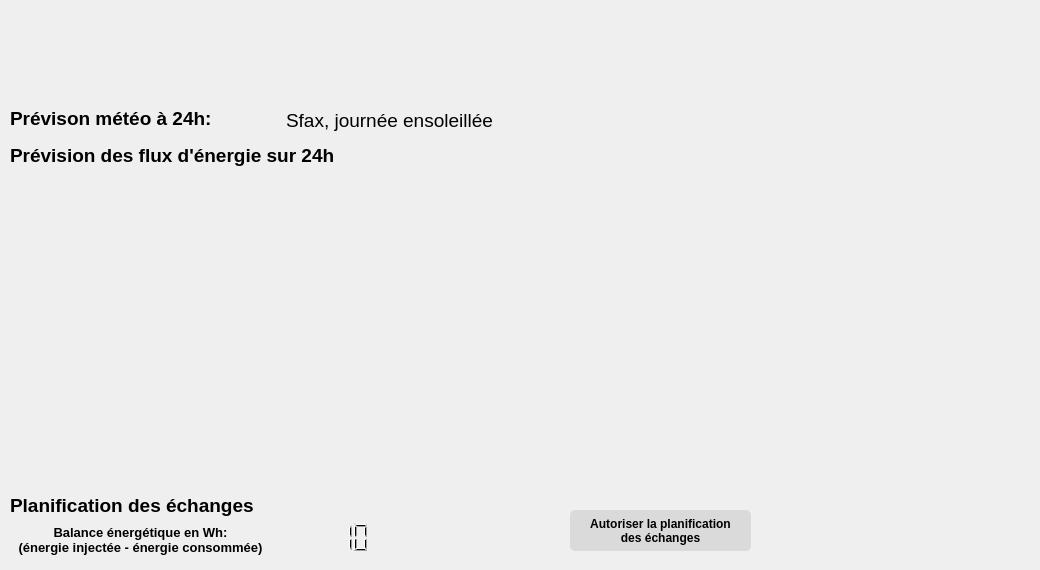
    <widget class="QWidget" name="page_2">
     <widget class="QWidget" name="graphWidget" native="true">
      <property name="geometry">
       <rect>
        <x>10</x>
        <y>180</y>
        <width>871</width>
        <height>331</height>
       </rect>
      </property>
     </widget>
     <widget class="QLabel" name="label_3">
      <property name="geometry">
       <rect>
        <x>10</x>
        <y>110</y>
        <width>221</width>
        <height>16</height>
       </rect>
      </property>
      <property name="font">
       <font>
        <pointsize>14</pointsize>
        <weight>75</weight>
        <bold>true</bold>
       </font>
      </property>
      <property name="styleSheet">
       <string notr="true">color:rgb(0, 0, 0)</string>
      </property>
      <property name="text">
       <string>Prévison météo à 24h:</string>
      </property>
     </widget>
     <widget class="QLabel" name="label_5">
      <property name="geometry">
       <rect>
        <x>10</x>
        <y>140</y>
        <width>351</width>
        <height>31</height>
       </rect>
      </property>
      <property name="font">
       <font>
        <pointsize>14</pointsize>
        <weight>75</weight>
        <bold>true</bold>
       </font>
      </property>
      <property name="styleSheet">
       <string notr="true">color:rgb(0, 0, 0)</string>
      </property>
      <property name="text">
       <string>Prévision des flux d'énergie sur 24h</string>
      </property>
     </widget>
     <widget class="QLabel" name="label_20">
      <property name="geometry">
       <rect>
        <x>520</x>
        <y>97</y>
        <width>41</width>
        <height>41</height>
       </rect>
      </property>
      <property name="font">
       <font>
        <pointsize>12</pointsize>
        <weight>75</weight>
        <bold>true</bold>
       </font>
      </property>
      <property name="styleSheet">
       <string notr="true">color:rgb(0, 0, 0)</string>
      </property>
      <property name="text">
       <string/>
      </property>
      <property name="pixmap">
       <pixmap>images/01d.png</pixmap>
      </property>
      <property name="scaledContents">
       <bool>true</bool>
      </property>
     </widget>
     <widget class="QLabel" name="label_22">
      <property name="geometry">
       <rect>
        <x>286</x>
        <y>105</y>
        <width>211</width>
        <height>31</height>
       </rect>
      </property>
      <property name="font">
       <font>
        <pointsize>12</pointsize>
       </font>
      </property>
      <property name="styleSheet">
       <string notr="true">color:rgb(0, 0, 0)</string>
      </property>
      <property name="text">
       <string>&lt;html&gt;&lt;head/&gt;&lt;body&gt;&lt;p&gt;&lt;span style=&quot; font-size:14pt;&quot;&gt;Sfax, journée ensoleillée&lt;/span&gt;&lt;/p&gt;&lt;/body&gt;&lt;/html&gt;</string>
      </property>
     </widget>
     <widget class="QLabel" name="label_23">
      <property name="geometry">
       <rect>
        <x>251</x>
        <y>105</y>
        <width>31</width>
        <height>31</height>
       </rect>
      </property>
      <property name="text">
       <string/>
      </property>
      <property name="pixmap">
       <pixmap>images/loc.jpg</pixmap>
      </property>
      <property name="scaledContents">
       <bool>true</bool>
      </property>
     </widget>
     <widget class="QPushButton" name="planificationButton">
      <property name="geometry">
       <rect>
        <x>570</x>
        <y>510</y>
        <width>181</width>
        <height>41</height>
       </rect>
      </property>
      <property name="font">
       <font>
        <weight>75</weight>
        <bold>true</bold>
       </font>
      </property>
      <property name="styleSheet">
       <string notr="true">color:rgb(0, 0, 0); background-color:rgb(218, 218, 218);border-radius:5px;</string>
      </property>
      <property name="text">
       <string>Autoriser la planification 
des échanges</string>
      </property>
     </widget>
     <widget class="QLabel" name="label_21">
      <property name="geometry">
       <rect>
        <x>10</x>
        <y>490</y>
        <width>281</width>
        <height>31</height>
       </rect>
      </property>
      <property name="font">
       <font>
        <pointsize>14</pointsize>
        <weight>75</weight>
        <bold>true</bold>
       </font>
      </property>
      <property name="styleSheet">
       <string notr="true">color:rgb(0, 0, 0)</string>
      </property>
      <property name="text">
       <string>&lt;html&gt;&lt;head/&gt;&lt;body&gt;&lt;p&gt;Planification des échanges&lt;/p&gt;&lt;/body&gt;&lt;/html&gt;</string>
      </property>
     </widget>
     <widget class="QLabel" name="label_26">
      <property name="geometry">
       <rect>
        <x>0</x>
        <y>0</y>
        <width>1031</width>
        <height>91</height>
       </rect>
      </property>
      <property name="styleSheet">
       <string notr="true">background-image:url(:/images/banniere1.png)</string>
      </property>
      <property name="text">
       <string/>
      </property>
     </widget>
     <widget class="QLabel" name="label_9">
      <property name="geometry">
       <rect>
        <x>0</x>
        <y>520</y>
        <width>281</width>
        <height>41</height>
       </rect>
      </property>
      <property name="styleSheet">
       <string notr="true">color:rgb(0, 0, 0)</string>
      </property>
      <property name="text">
       <string>&lt;html&gt;&lt;head/&gt;&lt;body&gt;&lt;p align=&quot;center&quot;&gt;&lt;span style=&quot; font-size:10pt; font-weight:600;&quot;&gt;Balance énergétique en Wh:&lt;br/&gt;(énergie injectée - énergie consommée)&lt;/span&gt;&lt;/p&gt;&lt;/body&gt;&lt;/html&gt;</string>
      </property>
     </widget>
     <widget class="QLCDNumber" name="energyBalance">
      <property name="geometry">
       <rect>
        <x>290</x>
        <y>517</y>
        <width>81</width>
        <height>41</height>
       </rect>
      </property>
      <property name="font">
       <font>
        <pointsize>10</pointsize>
       </font>
      </property>
      <property name="styleSheet">
       <string notr="true">color:rgb(0, 0, 0);border:0px ;</string>
      </property>
      <property name="value" stdset="0">
       <double>10.000000000000000</double>
      </property>
      <property name="intValue" stdset="0">
       <number>10</number>
      </property>
     </widget>
    </widget>
